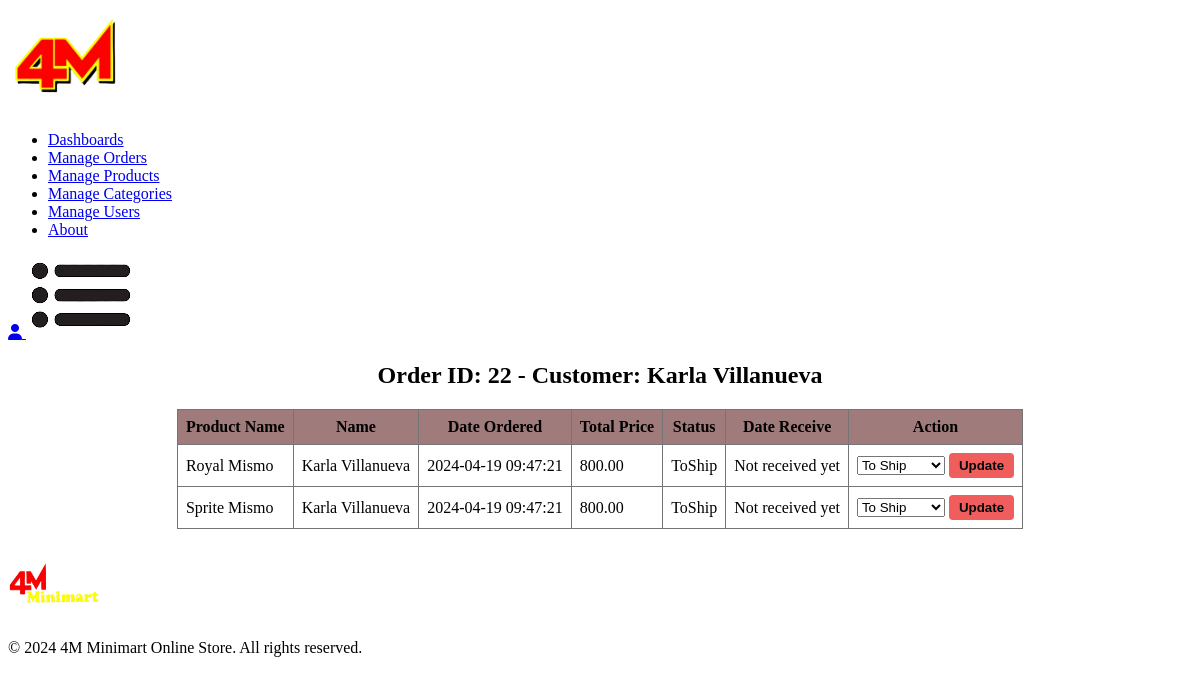
/admin/view-order.php?order_id=22, run on the app's committed database.
### tables this page shows
CREATE TABLE `orders_details` (
  `orders_details_id` int(11) NOT NULL,
  `quantity` int(11) NOT NULL,
  `price` double NOT NULL,
  `order_id` int(11) NOT NULL,
  `product_id` int(11) NOT NULL
);

CREATE TABLE `users` (
  `user_id` int(11) NOT NULL,
  `first_name` varchar(50) NOT NULL,
  `last_name` varchar(50) NOT NULL,
  `phone_number` varchar(20) NOT NULL,
  `username` varchar(50) NOT NULL,
  `email` varchar(50) NOT NULL,
  `password` varchar(255) NOT NULL,
  `confirm_password` varchar(255) NOT NULL,
  `role` varchar(45) NOT NULL,
  `address_id` int(11) NOT NULL,
  `verification_code` varchar(20) DEFAULT NULL,
  `status` enum('not_verified','verified') NOT NULL DEFAULT 'not_verified',
  `reset_code` int(11) NOT NULL
);

CREATE TABLE `orders` (
  `order_id` int(11) NOT NULL,
  `date_ordered` datetime NOT NULL,
  `total_price` decimal(10,2) NOT NULL,
  `address_id` int(11) NOT NULL,
  `user_id` int(11) NOT NULL,
  `order_status` enum('Pending','ToShip','ToReceive','Completed') NOT NULL DEFAULT 'Pending',
  `delivery_option` varchar(10) DEFAULT NULL,
  `date_received` datetime NOT NULL DEFAULT current_timestamp()
);

CREATE TABLE `products` (
  `product_id` int(11) NOT NULL,
  `type_code` bigint(20) DEFAULT NULL,
  `prod_desc` varchar(255) DEFAULT NULL,
  `prod_name` varchar(50) NOT NULL,
  `discounted_price` double(10,2) DEFAULT NULL,
  `retail_price` double(10,2) DEFAULT NULL,
  `stock` int(11) NOT NULL,
  `photo` varchar(255) NOT NULL,
  `category_id` int(11) NOT NULL
);

### admin/view-order.php (the view, shortened to what this page needs)
<?php
require '../DB/db_con.php';
if(isset($_GET['order_id'])) {
    $order_id = $_GET['order_id'];
    try {
        $sql = "SELECT *
        FROM orders
        INNER JOIN orders_details ON orders.order_id = orders_details.order_id
        INNER JOIN products ON orders_details.product_id = products.product_id
        INNER JOIN users ON orders.user_id = users.user_id
        WHERE orders.order_id = :order_id";
        $stmt = $pdo->prepare($sql);
        $stmt->bindParam(':order_id', $order_id);
        $stmt->execute();
        $orders = $stmt->fetchAll(PDO::FETCH_ASSOC);
    } catch (PDOException $e) {
        die("PDOException: " . $e->getMessage());
    } catch (Exception $e) {
        die("Error: " . $e->getMessage());
    }
}
?>
<!DOCTYPE html>
<html lang="en">
<head>
    <link rel="stylesheet" href="https://stackpath.bootstrapcdn.com/font-awesome/4.7.0/css/font-awesome.min.css">
    <link rel="stylesheet" href="../scss/style.scss">
<body>
<div class="navbar">
        <div class="logo">
            <a href="http://localhost/E-commerce/admin/admin_dash.php">
                <img src="../images/Logo.png" width="125">
            </a>
        </div>
        <nav id="menuItems">
        <ul>
        <li><a href="http://localhost/E-commerce/admin/admin_dash.php">Dashboards</a></li>
            <li><a href="http://localhost/E-commerce/admin/manage_order.php">Manage Orders</a></li>
            <li><a href="http://localhost/E-commerce/admin/products.php">Manage Products</a></li>
            <li><a href="http://localhost/E-commerce/admin/category.php">Manage Categories</a></li>
            <li><a href="http://localhost/E-commerce/admin/user.php">Manage Users</a></li>
            <li><a href="http://localhost/E-commerce/admin/about.php">About</a></li>
        </ul>
        </nav>
        <div class="setting-sec">
            <a href="http://localhost/E-commerce/Account.php">
            <i class="fa-solid fa-user"></i>
            </a>
        <img src="../images/menu.png" class="menu-icon" onclick="menutoggle()">
        </div>
    </div>
    <div class="order-container">
    <?php if (!empty($orders)) : ?>
        <h2 style="text-align: center;">Order ID: <?php echo $orders[0]['order_id']; ?> - Customer: <?php echo $orders[0]['first_name'] . ' ' . $orders[0]['last_name']; ?></h2>
    <?php endif; ?>
    <?php if (empty($orders)) : ?>
        <p style="text-align: center; margin-top: 20px;">No orders found for the selected status.</p>
    <?php else : ?>
    <table>
        <tr>
            <th>Product Name</th>
            <th>Name</th>
            <th>Date Ordered</th>
            <th>Total Price</th>
            <th>Status</th>
            <th>Date Receive</th>
            <th>Action</th>
        </tr>
        <?php foreach ($orders as $order) : ?>
            <tr>
                <td><?php echo $order['prod_name']; ?></td>
                <td><?php echo $order['first_name'] . ' ' . $order['last_name']; ?></td>
                <td><?php echo $order['date_ordered']; ?></td>
                <td><?php echo $order['total_price']; ?></td>
                <td><?php echo $order['order_status']; ?></td>
                <td><?php echo $order['order_status'] == 'Completed' ? ($order['date_received'] ?? 'Not received yet') : 'Not received yet'; ?></td>
        <td>
            <form action="update_order.php" method="POST">
                    <select name="status">
                        <option value="ToShip" <?php if ($order['order_status'] == 'ToShip') echo 'selected'; ?>>To Ship</option>
                    </select>
                    <button type="submit" name="update_order">Update</button>
                </form>
            </td>
            </tr>
        <?php endforeach; ?>
    </table>
    <?php endif; ?>
</div>
<footer>
    <div class="container">
        <div class="row">
            <div class="footer-col-1">
            <img src="../images/logo2.png" width="100px" height="60px">
            </div>
            <div class="footer-col-2">
            <p>&copy; <?php echo date('Y'); ?> 4M Minimart Online Store. All rights reserved.</p>
            </div>
        </div>
    </div>
</footer>
</html>
</body>

### admin/view-order.php (style rules this page uses)
.order-container { min-height: calc(100% - 256px); }
table { width: 90%; border-collapse: collapse; margin: auto; display: flex; justify-content: center; margin-top: 20px; margin-bottom: 30px; }
th { background-color: #9f7b7b; color: Black; text-align: center; }
th, td { border: 1px solid #767575; padding: 8px; }
button { background-color: #f05d5d; color: #080808; padding: 5px 10px; border: none; border-radius: 4px; cursor: pointer; font-weight: bold; }

### data on the page
orders_details: order "22"
users: first_name "Karla", last_name "Villanueva"
orders: products.prod_name "Royal Mismo", user.first_name "Karla", user.last_name "Villanueva", date_ordered "2024-04-19 09:47:21", total_price "800.00", order_status "ToShip", shows "Not received yet", status "To Ship", products.prod_name "Sprite Mismo"
